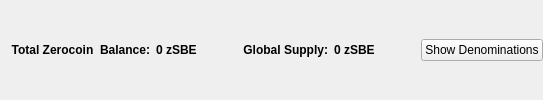
                       <widget class="QFrame" name="balanceSupplyFrame">
                        <layout class="QHBoxLayout" name="horizontalLayout_2" stretch="0,0,0,1,0">
                         <property name="rightMargin">
                          <number>0</number>
                         </property>
                         <item>
                          <layout class="QHBoxLayout" name="horizontalLayout_34">
                           <item>
                            <widget class="QLabel" name="labelzAvailableText_3">
                             <property name="font">
                              <font>
                               <weight>75</weight>
                               <bold>true</bold>
                              </font>
                             </property>
                             <property name="toolTip">
                              <string>Total Balance including unconfirmed and immature zSBE</string>
                             </property>
                             <property name="text">
                              <string>Total Zerocoin  Balance:</string>
                             </property>
                             <property name="alignment">
                              <set>Qt::AlignRight|Qt::AlignTrailing|Qt::AlignVCenter</set>
                             </property>
                            </widget>
                           </item>
                           <item>
                            <widget class="QLabel" name="labelzAvailableAmount_4">
                             <property name="minimumSize">
                              <size>
                               <width>40</width>
                               <height>0</height>
                              </size>
                             </property>
                             <property name="font">
                              <font>
                               <weight>75</weight>
                               <bold>true</bold>
                              </font>
                             </property>
                             <property name="toolTip">
                              <string>Total Balance including unconfirmed and immature zSBE</string>
                             </property>
                             <property name="text">
                              <string>0 zSBE</string>
                             </property>
                             <property name="alignment">
                              <set>Qt::AlignLeading|Qt::AlignLeft|Qt::AlignVCenter</set>
                             </property>
                            </widget>
                           </item>
                          </layout>
                         </item>
                         <item>
                          <spacer name="horizontalSpacer_32">
                           <property name="orientation">
                            <enum>Qt::Horizontal</enum>
                           </property>
                           <property name="sizeHint" stdset="0">
                            <size>
                             <width>40</width>
                             <height>20</height>
                            </size>
                           </property>
                          </spacer>
                         </item>
                         <item>
                          <layout class="QHBoxLayout" name="horizontalLayout_35">
                           <item>
                            <widget class="QLabel" name="labelZsupplyText_2">
                             <property name="font">
                              <font>
                               <weight>75</weight>
                               <bold>true</bold>
                              </font>
                             </property>
                             <property name="text">
                              <string>Global Supply:</string>
                             </property>
                             <property name="alignment">
                              <set>Qt::AlignRight|Qt::AlignTrailing|Qt::AlignVCenter</set>
                             </property>
                            </widget>
                           </item>
                           <item>
                            <widget class="QLabel" name="labelZsupplyAmount_2">
                             <property name="font">
                              <font>
                               <weight>75</weight>
                               <bold>true</bold>
                              </font>
                             </property>
                             <property name="text">
                              <string>0 zSBE</string>
                             </property>
                            </widget>
                           </item>
                          </layout>
                         </item>
                         <item>
                          <spacer name="horizontalSpacer_31">
                           <property name="orientation">
                            <enum>Qt::Horizontal</enum>
                           </property>
                           <property name="sizeHint" stdset="0">
                            <size>
                             <width>40</width>
                             <height>20</height>
                            </size>
                           </property>
                          </spacer>
                         </item>
                         <item>
                          <widget class="QPushButton" name="pushButtonShowDenoms">
                           <property name="toolTip">
                            <string>Show zSBE denominations list</string>
                           </property>
                           <property name="text">
                            <string>Show Denominations</string>
                           </property>
                          </widget>
                         </item>
                        </layout>
                       </widget>
